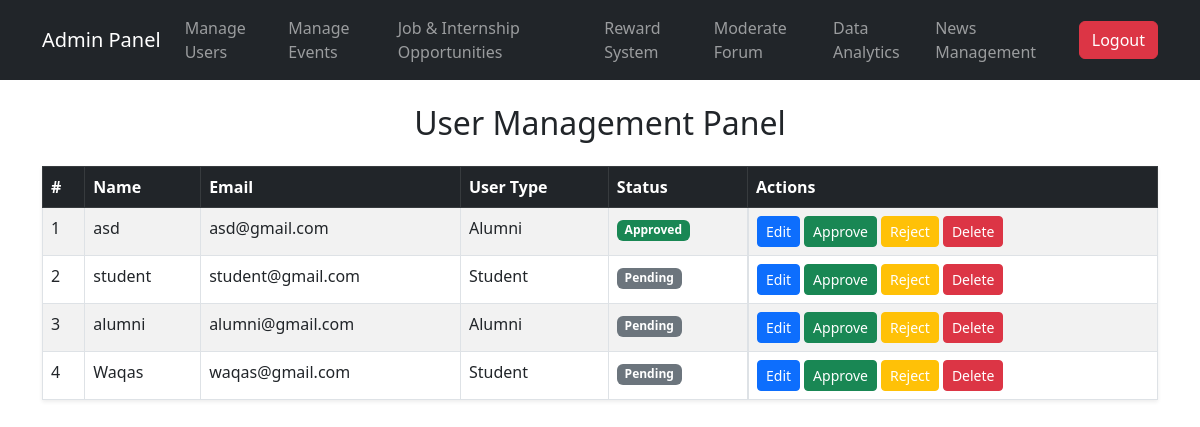
The app's page /admin_dashboard.php (signed in) with its own data.
### tables this page shows
CREATE TABLE `users` (
  `id` int(11) NOT NULL,
  `name` varchar(100) NOT NULL,
  `email` varchar(100) NOT NULL,
  `password` varchar(255) NOT NULL,
  `user_type` enum('student','alumni') NOT NULL,
  `student_id` varchar(50) DEFAULT NULL,
  `graduation_year` year(4) DEFAULT NULL,
  `degree` varchar(100) DEFAULT NULL,
  `current_occupation` varchar(100) DEFAULT NULL,
  `contact_details` varchar(100) DEFAULT NULL,
  `current_course` varchar(100) DEFAULT NULL,
  `year_of_study` int(11) DEFAULT NULL,
  `interests` text DEFAULT NULL,
  `is_approved` tinyint(1) DEFAULT 0,
  `status` enum('Pending','Approved','Rejected') DEFAULT 'Pending'
);

### admin_dashboard.php (the view, shortened to what this page needs)
<?php
include "db.php";
$users = $conn->query("SELECT id, name, email, user_type, status FROM users ORDER BY id DESC");
?>
<!DOCTYPE html>
<html lang="en">
<head>
    <link href="https://cdn.jsdelivr.net/npm/bootstrap@5.3.0/dist/css/bootstrap.min.css" rel="stylesheet">
</head>
<body>
<?php include "admin_navbar.php"; ?>
<div class="container mt-4">
    <h2 class="text-center mb-4">User Management Panel</h2>
    <table class="table table-bordered table-striped shadow-sm">
        <thead class="table-dark">
            <tr>
                <th>#</th>
                <th>Name</th>
                <th>Email</th>
                <th>User&nbsp;Type</th>
                <th>Status</th>
                <th>Actions</th>
            </tr>
        </thead>
        <tbody>
        <?php $i=1; while ($row = $users->fetch_assoc()): ?>
            <tr>
                <td><?= $i++ ?></td>
                <td><?= htmlspecialchars($row['name']) ?></td>
                <td><?= htmlspecialchars($row['email']) ?></td>
                <td><?= ucfirst($row['user_type']) ?></td>
                <td>
                    <span class="badge bg-<?=
                        $row['status'] === 'Approved' ? 'success' :
                        ($row['status'] === 'Rejected' ? 'danger' : 'secondary') ?>">
                        <?= $row['status'] ?>
                    </span>
                </td>
              <td class="d-flex gap-1">
    <a href="edit_user.php?id=<?= $row['id'] ?>" class="btn btn-primary btn-sm">Edit</a>
    <a href="?action=approve&id=<?= $row['id'] ?>" class="btn btn-success btn-sm"
       <?= $row['status']==='Approved'?'disabled':'' ?>>Approve</a>
    <a href="?action=reject&id=<?= $row['id'] ?>" class="btn btn-warning btn-sm text-white"
       <?= $row['status']==='Rejected'?'disabled':'' ?>>Reject</a>
    <a href="?action=delete&id=<?= $row['id'] ?>" class="btn btn-danger btn-sm"
       onclick="return confirm('Delete this user?')">Delete</a>
</td>
            </tr>
        <?php endwhile; ?>
        </tbody>
    </table>
</div>
</body>
</html>

### admin_navbar.php (shortened to what this page needs)
<nav class="navbar navbar-expand-lg navbar-dark bg-dark">
    <div class="container">
        <a class="navbar-brand" href="admin_dashboard.php">Admin Panel</a>
        <div class="collapse navbar-collapse" id="navbarNav">
            <ul class="navbar-nav ms-auto">
                <li class="nav-item">
                    <a class="nav-link" href="admin_dashboard.php">Manage Users</a>
                </li>
                <li class="nav-item">
                    <a class="nav-link" href="manage_events.php">Manage Events</a>
                </li>
                <li class="nav-item">
                    <a class="nav-link" href="manage_jobs.php">Job & Internship Opportunities</a>
                </li>
                <li class="nav-item">
                    <a class="nav-link" href="manage_rewards.php">Reward System</a>
                </li>
                <li class="nav-item">
                    <a class="nav-link" href="manage_forum.php">Moderate Forum</a>
                </li>
                <li class="nav-item">
                    <a class="nav-link" href="admin_analytics.php">Data Analytics</a>
                </li>
                <li class="nav-item">
                    <a class="nav-link" href="manage_news.php">News Management</a>
                </li>
            </ul>
            <div class="d-flex">
                <a href="admin_logout.php" class="btn btn-danger ms-3">Logout</a>
            </div>
        </div>
    </div>
</nav>

### records on screen
users: name "asd", email "asd@gmail.com", user_type "Alumni", status "Approved"
users: name "student", email "student@gmail.com", user_type "Student", status "Pending"
users: name "alumni", email "alumni@gmail.com", user_type "Alumni", status "Pending"
users: name "Waqas", email "waqas@gmail.com", user_type "Student", status "Pending"
